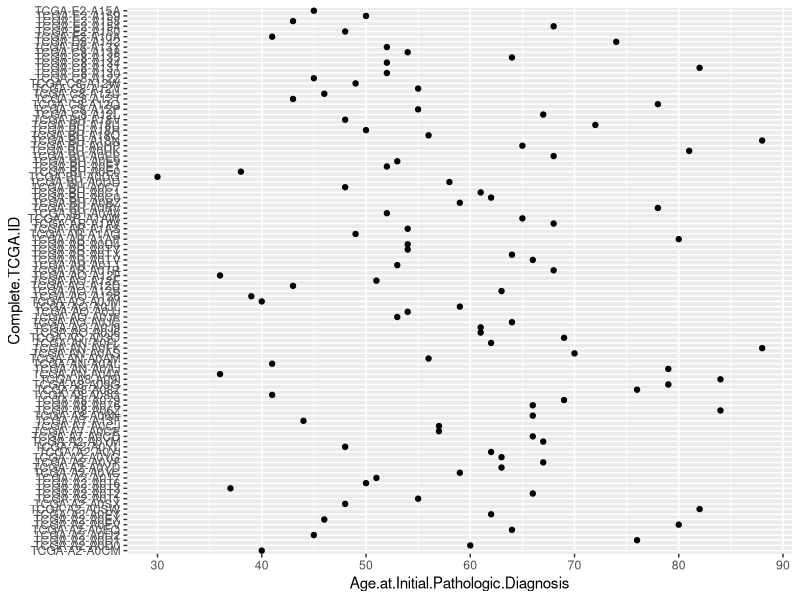

Recreate this plot in R.
breast_cancer_clinical_data <- read.csv("clinical_data_breast_cancer.csv")
View(breast_cancer_clinical_data)
install.packages("tidyverse")
library(tidyverse)
install.packages("ggplot2")
library(ggplot2)
head(breast_cancer_clinical_data)
colnames(breast_cancer_clinical_data)
ggplot(data=breast_cancer_clinical_data, mapping=aes(x=Age.at.Initial.Pathologic.Diagnosis, y=Complete.TCGA.ID)) +
         geom_point()